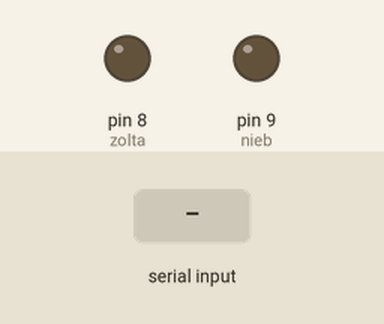
This sketch was run on a simulated Arduino Uno, built with avr-gcc and run on an emulated ATmega328P. Parts: output pins drawn as LEDs (lit = HIGH). The test bench sets the inputs (shaded band). What the sketch prints to the serial monitor is not drawn.

Above: at 1.2 s.
1.3 s: "zolta\n" received over Serial
At 1.8 s:
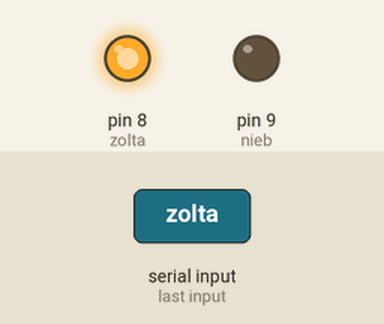
2.8 s: "niebieska\n" received over Serial
At 3.1 s:
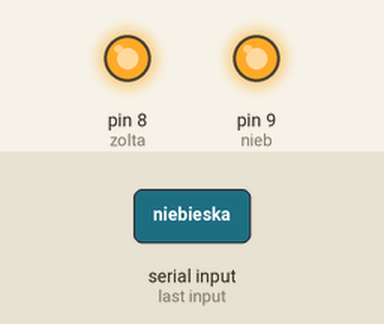
4.3 s: "zolta\n" received over Serial
At 5.3 s:
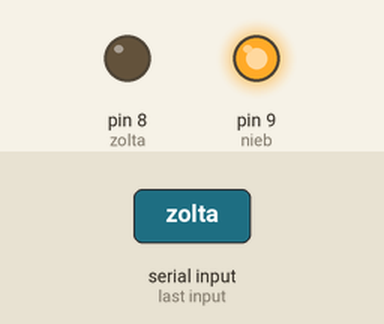
Timing chart, 0 to 7.3 s (numbered marks = the images above; inputs shaded):
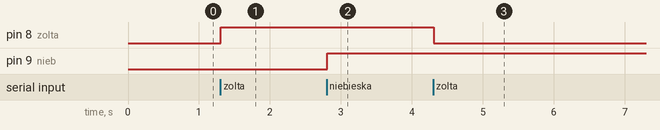

The sketch:

SterowanieDiodami.ino
```cpp
#define zolta 8
#define nieb 9
boolean niebStan = false;
boolean zoltaStan = false;
String odebraneDane ="";

void setup() {
  // put your setup code here, to run once:
  Serial.begin(9600);
  Serial.println("Connecteed");
  pinMode(zolta, OUTPUT);
  pinMode(nieb, OUTPUT);

  digitalWrite(zolta, LOW);
  digitalWrite(nieb, LOW);
}

void loop() {
  // put your main code here, to run repeatedly:
  if (Serial.available() > 0) {
    odebraneDane = Serial.readStringUntil('\n');

    if (odebraneDane == "zolta") {
      zoltaStan =! zoltaStan;
    } else if (odebraneDane == "niebieska") {
      niebStan =! niebStan;
    }
    if (odebraneDane != "niebieska" && odebraneDane != "zolta") {
      Serial.println("Podaj poprawny kolor! (niebieska/ zolta)");
    }
    digitalWrite(zolta, zoltaStan);
    digitalWrite(nieb, niebStan);
  }
}
```

Measured:
- after the input at 1.3 s, pin 8 (zolta): LOW → HIGH at once
- after the input at 2.8 s, pin 9 (nieb): LOW → HIGH at once
- after the input at 4.3 s, pin 8 (zolta): HIGH → LOW at once
